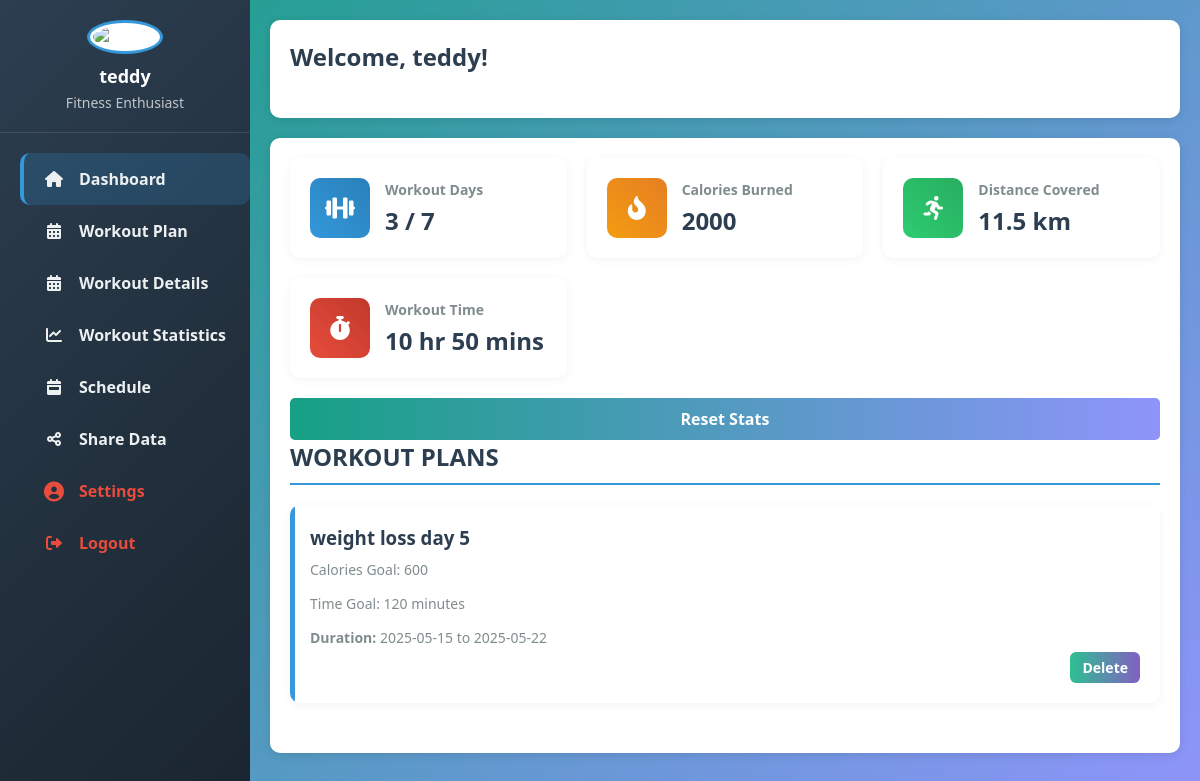
/dashboard (signed in), run on the app's committed database.
### app/database.py (models this page shows, shortened)
class User(UserMixin, db.Model):
    __tablename__ = 'users'
    id = db.Column(db.Integer, primary_key=True, autoincrement=True)
    username = db.Column(db.String(80), unique=True, nullable=False)
    email = db.Column(db.String(120), unique=True, nullable=False)
    password_hash = db.Column(db.String(256), nullable=False)
    secret_question = db.Column(db.String(100), nullable=True)
    secret_answer_hash = db.Column(db.String(256), nullable=True)
    created_at = db.Column(db.DateTime, default=datetime.utcnow)
    last_login = db.Column(db.DateTime, nullable=True)
    friends = db.relationship(
        'User',
        secondary=friendships,
        primaryjoin=(friendships.c.user_id == id),
        secondaryjoin=(friendships.c.friend_id == id),
        backref=db.backref('friended_by', lazy='dynamic'),
        lazy='dynamic'
    )
    def get_all_friends(self):
        return self.friends.all()

class WeeklyPlan(db.Model):
    __tablename__ = 'weekly_plans'
    id = db.Column(db.Integer, primary_key=True)
    user_id = db.Column(db.Integer, db.ForeignKey('users.id'), nullable=False)
    plan_name = db.Column(db.String(100), nullable=False)
    calorie_goal = db.Column(db.Integer, nullable=False)
    time_goal_minutes = db.Column(db.Integer, nullable=False)
    created_at = db.Column(db.DateTime, default=datetime.utcnow)
    user = db.relationship('User', backref=db.backref('weekly_plans', lazy=True))

### app/routes.py (the view, shortened to what this page needs)
@blueprint.route("/dashboard")
@login_required
def dashboard():
    user = current_user
    form_plan = WorkoutPlanForm()
    form_log = WorkoutLogForm()
    weekly_plans = WeeklyPlan.query.filter_by(user_id=user.id).all()
    for plan in weekly_plans:
        plan.start_date = plan.created_at.date()
        plan.end_date = (plan.created_at + timedelta(days=7)).date()
    workout_logs = WorkoutLog.query.filter_by(user_id=user.id).all()
    total_duration = sum([log.duration_minutes for log in workout_logs])
    total_calories = sum([log.calories for log in workout_logs if log.calories])
    workout_days_set = set()
    for log in workout_logs:
        if log.workout_days:
            days = [day.strip() for day in log.workout_days.split(",")]
            workout_days_set.update(days)
    total_workout_days = len(workout_days_set)
    distance_km = 11.5
    type_counter = Counter(log.workout_type for log in workout_logs if log.workout_type)
    workout_types = list(type_counter.keys())
    workout_counts = list(type_counter.values())
    from collections import defaultdict
    weekday_calories = defaultdict(int)
    for log in workout_logs:
        if log.workout_days and log.calories:
            for day in log.workout_days.split(","):
                weekday_calories[day.strip()] += log.calories
    weekday_order = ["Mon", "Tue", "Wed", "Thu", "Fri", "Sat", "Sun"]
    sorted_weekdays = [day for day in weekday_order if day in weekday_calories]
    calories_by_weekday = [weekday_calories[day] for day in sorted_weekdays]
    weekday_time_spent = defaultdict(int)
    for log in workout_logs:
        if log.workout_days and log.duration_minutes:
            for day in log.workout_days.split(","):
                weekday_time_spent[day.strip()] += log.duration_minutes
    time_sorted_weekdays = [day for day in weekday_order if day in weekday_time_spent]
    time_by_weekday = [weekday_time_spent[day] for day in time_sorted_weekdays]
    progress_data = {}
    for plan in weekly_plans:
        goal_calories = plan.calorie_goal
        goal_time = plan.time_goal_minutes
        calorie_ratio = total_calories / goal_calories if goal_calories else 0
        time_ratio = total_duration / goal_time if goal_time else 0
        progress_percent = min(
            (calorie_ratio + time_ratio) / 2 * 100, 100
        )  # Cap at 100%
        progress_data[plan.plan_name] = round(progress_percent, 1)
    user_recent_log = (
        WorkoutLog.query.filter_by(user_id=user.id)
        .order_by(WorkoutLog.created_at.desc())
        .first()
    )
    friends = user.get_all_friends()
    leaderboard_data = []
    if user_recent_log:
        days_ago = (datetime.utcnow() - user_recent_log.created_at).days
        leaderboard_data.append(
            {
                "username": user.username + " (You)",
                "activity": user_recent_log.workout_type,
                "calories": user_recent_log.calories or 0,
                "duration": user_recent_log.duration_minutes,
                "shared_days_ago": days_ago,
                "is_current_user": True,
            }
        )
    leaderboard_data = sorted(
        leaderboard_data, key=lambda x: x["calories"], reverse=True
    )
    for i, person_data in enumerate(leaderboard_data):
        person_data["rank"] = i + 1
    friends_data = leaderboard_data
    has_friends = len(friends) > 0
    return render_template(
        "dashboard.html",
        user=user,
        weekly_plans=weekly_plans,
        workout_logs=workout_logs,
        total_duration=total_duration,
        total_calories=total_calories,
        total_workout_days=total_workout_days,
        distance_km=distance_km,
        workout_types=workout_types,
        workout_counts=workout_counts,
        weekday_labels=sorted_weekdays,
        weekday_calories=calories_by_weekday,
        time_labels=time_sorted_weekdays,
        time_spent_values=time_by_weekday,
        progress_data=progress_data,
        friends=friends_data,
        form_plan=form_plan,
        form_log=form_log,
    )

### app/__init__.py (called while the page is built)
def create_application(config_class=Config):
    app = Flask(__name__)
    app.config.from_object(config_class)
    db.init_app(app)
    login_manager.init_app(app)
    migrate.init_app(app, db)
    from app.blueprints import blueprint
    app.register_blueprint(blueprint)
    @login_manager.user_loader
    def load_user(user_id):
        return User.query.get(int(user_id))
    return app

### app/templates/dashboard.html (shortened to what this page needs)
{% extends "base.html" %}
{% block extra_css %}
<link rel="stylesheet" href="{{ url_for('static', filename='css/dashboard.css') }}">
<link rel="stylesheet" href="https://cdnjs.cloudflare.com/ajax/libs/font-awesome/6.0.0/css/all.min.css">
{% endblock %}
{% block content %}
<div class="app-container">
  <aside class="sidebar">
    <div class="sidebar-header">
      <img src="static/images/Fitness logo.jpg" alt="Profile">
      <div class="user-info">
        <h3>{{ user.username }}</h3>
        <p>Fitness Enthusiast</p>
      </div>
    </div>
    <nav class="menu">
      <a href="#" class="menu-item active" data-target="dashboard-section">
        <i class="fas fa-home"></i> <span>Dashboard</span>
      </a>
      <a href="#" class="menu-item" data-target="workout-plan-section">
        <i class="fas fa-calendar-alt"></i> <span>Workout Plan</span>
      </a>
      <a href="#" class="menu-item" data-target="workout-details-section">
        <i class="fas fa-calendar-alt"></i> <span>Workout Details</span>
      </a>
      <a href="#" class="menu-item" data-target="workout-statistic-section">
        <i class="fas fa-chart-line"></i> <span>Workout Statistics</span>
      </a>
      <a href="#" class="menu-item" data-target="schedule-section">
        <i class="fas fa-calendar-week"></i> <span>Schedule</span>
      </a>
      <a href="#" class="menu-item" data-target="share-section">
        <i class="fas fa-share-alt"></i> <span>Share Data</span>
      </a>
      <a href="#" class="menu-item settings-btn" data-target="settings-section">
        <i class="fas fa-user-circle fa-lg"></i> <span>Settings</span>
      </a>
      <a href="{{ url_for('main.logout') }}" class="menu-item logout-btn">
        <i class="fas fa-sign-out-alt"></i> <span>Logout</span>
      </a>
    </nav>
  </aside>
  <main class="main-content">
    <header class="dashboard-header">
      <h1>Welcome, {{ user.username }}!</h1>
    </header>
    <section id="dashboard-section" class="content-section active">
      <div class="statistics-container">
        <div class="stats-card">
          <div class="stats-icon blue">
            <i class="fas fa-dumbbell"></i>
          </div>
          <div class="stats-info">
            <h3>Workout Days</h3>
            <p>{{ total_workout_days }} / 7</p>
          </div>
        </div>
        <div class="stats-card">
          <div class="stats-icon orange">
            <i class="fas fa-fire-alt"></i>
          </div>
          <div class="stats-info">
            <h3>Calories Burned</h3>
            <p>{{ total_calories }}</p>
          </div>
        </div>
        <div class="stats-card">
          <div class="stats-icon green">
            <i class="fas fa-running"></i>
          </div>
          <div class="stats-info">
            <h3>Distance Covered</h3>
            <p>{{ distance_km }} km</p>
          </div>
        </div>
        <div class="stats-card">
          <div class="stats-icon red">
            <i class="fas fa-stopwatch"></i>
          </div>
          <div class="stats-info">
            <h3>Workout Time</h3>
            <p>{{ (total_duration // 60) }} hr {{ (total_duration % 60) }} mins</p>
          </div>
        </div>
      </div>
      <form method="POST" action="{{ url_for('main.reset_stats') }}"
        onsubmit="return confirm('Are you sure you want to reset all workout stats?');">
        <button type="submit" class="btn custom-btn">Reset Stats</button>
      </form>
      <h2>WORKOUT PLANS</h2>
      <div class="workout-plans">
        {% for plan in weekly_plans %}
        <div class="workout-plan">
          <h3>{{ plan.plan_name }}</h3>
          <p>Calories Goal: {{ plan.calorie_goal }}</p>
          <p>Time Goal: {{ plan.time_goal_minutes }} minutes</p>
          <p><strong>Duration:</strong> {{ plan.start_date }} to {{ plan.end_date }}</p>
          <div class="plan-actions">
            <form method="POST" action="{{ url_for('main.delete_plan', plan_id=plan.id) }}"
              onsubmit="return confirm('Are you sure you want to delete this plan?');">
              <button type="submit" class="delete-button">Delete</button>
            </form>
          </div>
        </div>
        {% endfor %}
      </div>
    </section>
  </main>
</div>
{% endblock %}

### app/templates/base.html (shortened to what this page needs)
<!DOCTYPE html>
<html lang="en">
<head>
    <link rel="stylesheet" href="{{ url_for('static', filename='css/style.css') }}">
    {% block extra_css %}{% endblock %}
</head>
<body>
    <main>
        {% block content %}{% endblock %}
    </main>
</body>
</html>

### app/static/css/style.css (style rules this page uses)
* { margin: 0; padding: 0; box-sizing: border-box; }
:root { --primary-color: #16a085; --secondary-color: #8f94fb; --text-color: #333; --light-bg: rgba(255, 255, 255, 0.95); --error-color: #e74c3c; --success-color: #2ecc71; --shadow: 0 8px 20px rgba(0, 0, 0, 0.1); }
body { font-family: 'Poppins', 'Arial', sans-serif; background-image: linear-gradient(135deg, var(--primary-color) 0%, var(--secondary-color) 100%); background-size: cover; background-repeat: no-repeat; background-attachment: fixed; min-height: 100vh; margin: 0; position: relative; overflow-x: hidden; }
body::before { content: ''; position: absolute; top: 0; left: 0; width: 100%; height: 100%; opacity: 0.1; z-index: -1; }
nav a { text-decoration: none; margin-left: 20px; padding: 10px 20px; color: rgb(252, 252, 252); border-radius: 10px; font-weight: bold; transition: all 0.3s ease; }
h1 { color: var(--primary-color); margin-bottom: 25px; font-weight: 600; font-size: 28px; }
button { background: linear-gradient(to right, var(--primary-color), var(--secondary-color)); color: white; padding: 12px 15px; border: none; border-radius: 6px; cursor: pointer; width: 100%; margin-top: 10px; font-size: 16px; font-weight: 500; transition: all 0.3s; display: flex; justify-content: center; align-items: center; gap: 8px; }
a { color: var(--primary-color); text-decoration: none; font-weight: 500; transition: color 0.2s; }

### data on the page
User: username "teddy"
WeeklyPlan: plan_name "weight loss day 5", calorie_goal "600", time_goal_minutes "120", start_date "2025-05-15", end_date "2025-05-22"

### other printed values
{{ total_workout_days }} "3"
{{ total_calories }} "2000"
{{ distance_km }} "11.5"
{{ (total_duration // 60) }} "10"
{{ (total_duration % 60) }} "50"
